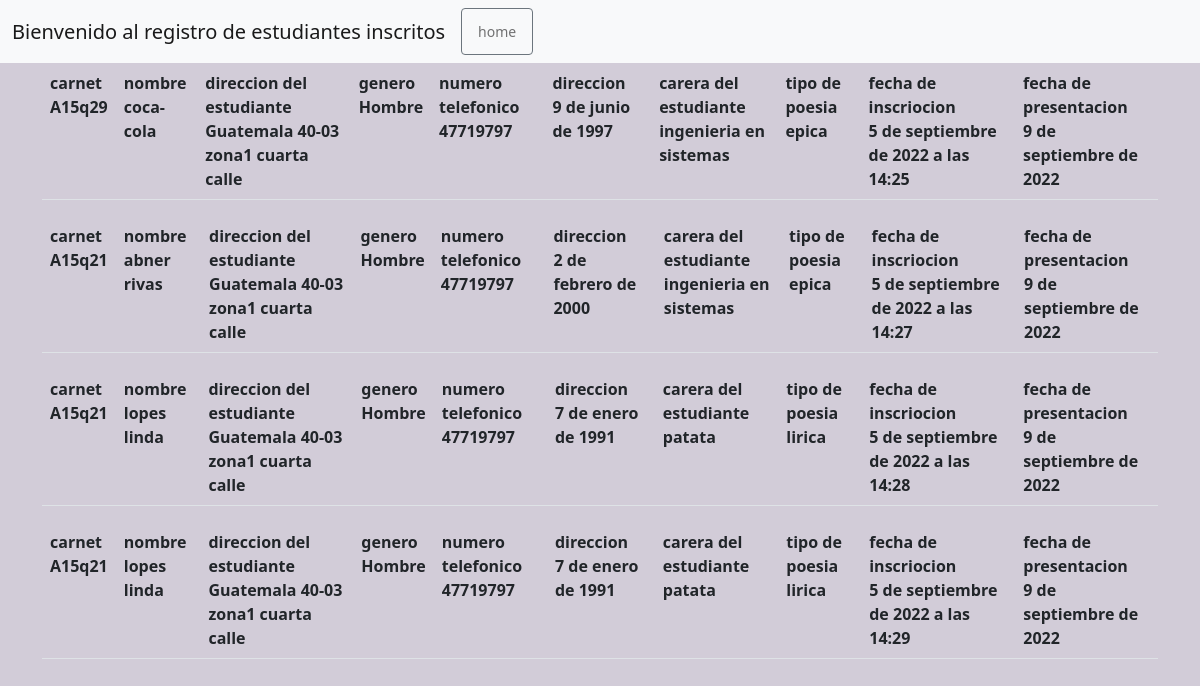
Page /entrega/ on the committed database.
### formulario/models.py (models this page shows, shortened)
class Form(models.Model):
    carnet = models.CharField(max_length=6, null=False)
    name = models.CharField(max_length=40, null=False)
    addres = models.CharField(max_length=40, null=False)
    gender = models.IntegerField(choices=genero, null=False)
    phone = models.CharField(max_length=8, null=False)
    age = models.DateField( null=False)
    career = models.CharField(max_length=50, null=False)
    options = models.IntegerField(choices=opcion_usuario, null=False)
    fecha_inscripcion = models.DateTimeField(auto_now_add=True)
    fecha_declaracion = models.DateField()
    objects = Muestra()

### formulario/views.py (the view)
# urls.py: path('entrega/', entrega , name="entrega"),
def entrega(request):
    datos = Form.objects.all()
    return  render(request, "formulario/entrega.html" , {"datos":datos})

### formulario/templates/formulario/entrega.html (shortened to what this page needs)
<!DOCTYPE html>
<html lang="en">
<head>
    <link href="https://cdn.jsdelivr.net/npm/bootstrap@5.2.0/dist/css/bootstrap.min.css" rel="stylesheet">
</head>
<body style="background-color: #D2CCD8;">
    <nav class="navbar navbar-expand-lg navbar-light bg-light">
        <div class="container-fluid">
          <a class="navbar-brand">Bienvenido al registro de estudiantes inscritos</a>
          <div class="collapse navbar-collapse" id="navbarNav">
            <ul class="navbar-nav">
              <li class="nav-item">
                <button class="btn btn-sm btn-outline-secondary" aria-current="page" type="button"> <a class="nav-link" href="{%url 'home'%}"> home  </a></button>
              </li>
            </ul>
          </div>
        </div>
      </nav>
<div class="container">
                         {% for dato in datos  %}
                        <table class ="table">
                            <tr>
                        <th><label for="">carnet</label> <br> {{dato.carnet}}</th>
                        <th><label for="">nombre</label> <br> {{dato.name}}</th>
                        <th><label for="">direccion del estudiante</label> <br> {{dato.addres}}</th>
                        {% if dato.gender == 0%}
                            <th><label for="">genero</label> <br> Hombre</th>
                        {% else %}
                            <th><label for="">genero</label> <br> mujer</th>
                        {% endif %}
                        <th><label for="">numero telefonico</label> <br> {{dato.phone}}</th>
                        <th><label for="">direccion</label> <br> {{dato.age}}</th>
                        <th><label for="">carera del estudiante</label> <br> {{dato.career}}</th>
                        {% if dato.options == 0 %}
                            <th><label for="">tipo de poesia</label> <br> lirica</th>
                        {% elif dato.options == 1 %}
                            <th><label for="">tipo de poesia</label> <br> epica</th>
                        {% else %}
                            <th><label for="">tipo de poesia</label> <br> dramatica</th>
                        {% endif %}
                        <th><label for="">fecha de inscriocion</label> <br> {{dato.fecha_inscripcion}}</th>
                        <th><label for="">fecha de presentacion</label> <br> {{dato.fecha_declaracion}}</th>
                            </tr>
                        </table>
                        {% endfor %}
</div>
</body>
</html>

### rows in the picture
Form: carnet "A15q29", name "coca-cola", addres "Guatemala 40-03 zona1 cuarta calle", gender "genero", phone "47719797", age "9 de junio de 1997", career "ingenieria en sistemas", options "tipo de poesia", fecha_inscripcion "5 de septiembre de 2022 a las 14:25", fecha_declaracion "9 de septiembre de 2022"
Form: carnet "A15q21", name "abner rivas", addres "Guatemala 40-03 zona1 cuarta calle", gender "genero", phone "47719797", age "2 de febrero de 2000", career "ingenieria en sistemas", options "tipo de poesia", fecha_inscripcion "5 de septiembre de 2022 a las 14:27", fecha_declaracion "9 de septiembre de 2022"
Form: carnet "A15q21", name "lopes linda", addres "Guatemala 40-03 zona1 cuarta calle", gender "genero", phone "47719797", age "7 de enero de 1991", career "patata", options "tipo de poesia", fecha_inscripcion "5 de septiembre de 2022 a las 14:28", fecha_declaracion "9 de septiembre de 2022"
Form: carnet "A15q21", name "lopes linda", addres "Guatemala 40-03 zona1 cuarta calle", gender "genero", phone "47719797", age "7 de enero de 1991", career "patata", options "tipo de poesia", fecha_inscripcion "5 de septiembre de 2022 a las 14:29", fecha_declaracion "9 de septiembre de 2022"
